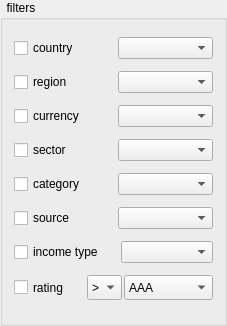
     <widget class="QGroupBox" name="groupBox_2">
      <property name="geometry">
       <rect>
        <x>5</x>
        <y>5</y>
        <width>227</width>
        <height>326</height>
       </rect>
      </property>
      <property name="title">
       <string>  filters</string>
      </property>
      <layout class="QVBoxLayout" name="verticalLayout">
       <item>
        <layout class="QHBoxLayout" name="horizontalLayout_10">
         <item>
          <widget class="QCheckBox" name="checkBox_26">
           <property name="text">
            <string>country</string>
           </property>
          </widget>
         </item>
         <item>
          <widget class="QComboBox" name="comboBox_15">
           <property name="maximumSize">
            <size>
             <width>95</width>
             <height>16777215</height>
            </size>
           </property>
           <item>
            <property name="text">
             <string/>
            </property>
           </item>
           <item>
            <property name="text">
             <string>stocks</string>
            </property>
           </item>
           <item>
            <property name="text">
             <string>bonds</string>
            </property>
           </item>
           <item>
            <property name="text">
             <string>indexes</string>
            </property>
           </item>
           <item>
            <property name="text">
             <string>commodities</string>
            </property>
           </item>
           <item>
            <property name="text">
             <string>funds</string>
            </property>
           </item>
           <item>
            <property name="text">
             <string>etfs</string>
            </property>
           </item>
          </widget>
         </item>
        </layout>
       </item>
       <item>
        <layout class="QHBoxLayout" name="horizontalLayout_9">
         <item>
          <widget class="QCheckBox" name="checkBox_24">
           <property name="text">
            <string>region</string>
           </property>
          </widget>
         </item>
         <item>
          <widget class="QComboBox" name="comboBox_23">
           <property name="maximumSize">
            <size>
             <width>95</width>
             <height>16777215</height>
            </size>
           </property>
           <item>
            <property name="text">
             <string/>
            </property>
           </item>
           <item>
            <property name="text">
             <string>EMEA</string>
            </property>
           </item>
           <item>
            <property name="text">
             <string>AMER</string>
            </property>
           </item>
           <item>
            <property name="text">
             <string>APAC</string>
            </property>
           </item>
          </widget>
         </item>
        </layout>
       </item>
       <item>
        <layout class="QHBoxLayout" name="horizontalLayout_8">
         <item>
          <widget class="QCheckBox" name="checkBox_28">
           <property name="text">
            <string>currency</string>
           </property>
          </widget>
         </item>
         <item>
          <widget class="QComboBox" name="comboBox_18">
           <property name="maximumSize">
            <size>
             <width>95</width>
             <height>16777215</height>
            </size>
           </property>
           <item>
            <property name="text">
             <string/>
            </property>
           </item>
           <item>
            <property name="text">
             <string>energy</string>
            </property>
           </item>
           <item>
            <property name="text">
             <string>technology</string>
            </property>
           </item>
           <item>
            <property name="text">
             <string>industrials</string>
            </property>
           </item>
           <item>
            <property name="text">
             <string>retail</string>
            </property>
           </item>
           <item>
            <property name="text">
             <string>healthcare</string>
            </property>
           </item>
           <item>
            <property name="text">
             <string>military</string>
            </property>
           </item>
           <item>
            <property name="text">
             <string>finance</string>
            </property>
           </item>
           <item>
            <property name="text">
             <string>mining</string>
            </property>
           </item>
           <item>
            <property name="text">
             <string>services</string>
            </property>
           </item>
          </widget>
         </item>
        </layout>
       </item>
       <item>
        <layout class="QHBoxLayout" name="horizontalLayout_7">
         <item>
          <widget class="QCheckBox" name="checkBox_25">
           <property name="text">
            <string>sector</string>
           </property>
          </widget>
         </item>
         <item>
          <widget class="QComboBox" name="comboBox_19">
           <property name="maximumSize">
            <size>
             <width>95</width>
             <height>16777215</height>
            </size>
           </property>
           <item>
            <property name="text">
             <string/>
            </property>
           </item>
           <item>
            <property name="text">
             <string>Investing</string>
            </property>
           </item>
           <item>
            <property name="text">
             <string>Yahoo</string>
            </property>
           </item>
           <item>
            <property name="text">
             <string>Quandl</string>
            </property>
           </item>
           <item>
            <property name="text">
             <string>pandas-datareader</string>
            </property>
           </item>
          </widget>
         </item>
        </layout>
       </item>
       <item>
        <layout class="QHBoxLayout" name="horizontalLayout_6">
         <item>
          <widget class="QCheckBox" name="checkBox_29">
           <property name="text">
            <string>category</string>
           </property>
          </widget>
         </item>
         <item>
          <widget class="QComboBox" name="comboBox_20">
           <property name="maximumSize">
            <size>
             <width>95</width>
             <height>16777215</height>
            </size>
           </property>
          </widget>
         </item>
        </layout>
       </item>
       <item>
        <layout class="QHBoxLayout" name="horizontalLayout_5">
         <item>
          <widget class="QCheckBox" name="checkBox_27">
           <property name="text">
            <string>source</string>
           </property>
          </widget>
         </item>
         <item>
          <widget class="QComboBox" name="comboBox_21">
           <property name="maximumSize">
            <size>
             <width>95</width>
             <height>16777215</height>
            </size>
           </property>
          </widget>
         </item>
        </layout>
       </item>
       <item>
        <layout class="QHBoxLayout" name="horizontalLayout_4">
         <item>
          <widget class="QCheckBox" name="checkBox_30">
           <property name="text">
            <string>income type</string>
           </property>
          </widget>
         </item>
         <item>
          <widget class="QComboBox" name="comboBox_22">
           <property name="minimumSize">
            <size>
             <width>92</width>
             <height>0</height>
            </size>
           </property>
           <property name="maximumSize">
            <size>
             <width>92</width>
             <height>16777215</height>
            </size>
           </property>
          </widget>
         </item>
        </layout>
       </item>
       <item>
        <layout class="QHBoxLayout" name="horizontalLayout_3">
         <property name="spacing">
          <number>2</number>
         </property>
         <property name="sizeConstraint">
          <enum>QLayout::SetMaximumSize</enum>
         </property>
         <item>
          <widget class="QCheckBox" name="checkBox_15">
           <property name="maximumSize">
            <size>
             <width>71</width>
             <height>25</height>
            </size>
           </property>
           <property name="text">
            <string>rating</string>
           </property>
          </widget>
         </item>
         <item>
          <widget class="QComboBox" name="comboBox_17">
           <property name="maximumSize">
            <size>
             <width>35</width>
             <height>25</height>
            </size>
           </property>
           <item>
            <property name="text">
             <string>&gt;</string>
            </property>
           </item>
           <item>
            <property name="text">
             <string>&gt;=</string>
            </property>
           </item>
           <item>
            <property name="text">
             <string>&lt;</string>
            </property>
           </item>
           <item>
            <property name="text">
             <string>&lt;=</string>
            </property>
           </item>
           <item>
            <property name="text">
             <string>=</string>
            </property>
           </item>
           <item>
            <property name="text">
             <string>+/- 1 notch</string>
            </property>
           </item>
          </widget>
         </item>
         <item>
          <widget class="QComboBox" name="comboBox_31">
           <property name="maximumSize">
            <size>
             <width>16777215</width>
             <height>25</height>
            </size>
           </property>
           <item>
            <property name="text">
             <string>AAA</string>
            </property>
           </item>
           <item>
            <property name="text">
             <string>AA+</string>
            </property>
           </item>
           <item>
            <property name="text">
             <string>AA</string>
            </property>
           </item>
           <item>
            <property name="text">
             <string>AA-</string>
            </property>
           </item>
           <item>
            <property name="text">
             <string>A+</string>
            </property>
           </item>
           <item>
            <property name="text">
             <string>A</string>
            </property>
           </item>
           <item>
            <property name="text">
             <string>A-</string>
            </property>
           </item>
           <item>
            <property name="text">
             <string>BBB+</string>
            </property>
           </item>
           <item>
            <property name="text">
             <string>BBB</string>
            </property>
           </item>
           <item>
            <property name="text">
             <string>BBB-</string>
            </property>
           </item>
           <item>
            <property name="text">
             <string>BB+</string>
            </property>
           </item>
           <item>
            <property name="text">
             <string>BB</string>
            </property>
           </item>
           <item>
            <property name="text">
             <string>BB-</string>
            </property>
           </item>
           <item>
            <property name="text">
             <string>B+</string>
            </property>
           </item>
           <item>
            <property name="text">
             <string>B</string>
            </property>
           </item>
           <item>
            <property name="text">
             <string>B-</string>
            </property>
           </item>
           <item>
            <property name="text">
             <string>CCC+</string>
            </property>
           </item>
           <item>
            <property name="text">
             <string>CCC</string>
            </property>
           </item>
           <item>
            <property name="text">
             <string>CCC-</string>
            </property>
           </item>
           <item>
            <property name="text">
             <string>CC</string>
            </property>
           </item>
           <item>
            <property name="text">
             <string>C</string>
            </property>
           </item>
           <item>
            <property name="text">
             <string>D</string>
            </property>
           </item>
           <item>
            <property name="text">
             <string>IG</string>
            </property>
           </item>
           <item>
            <property name="text">
             <string>HY</string>
            </property>
           </item>
          </widget>
         </item>
        </layout>
       </item>
      </layout>
     </widget>
